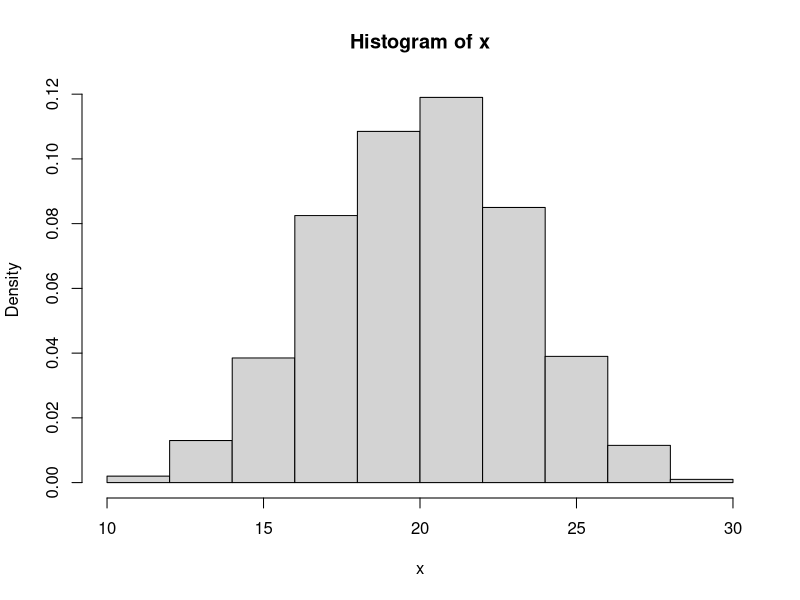

This chart was generated by the following R code:
# ************ Intervalos de confianza en R ************

# Define una variable n para poder cambiar fÃ¡cilmente el tamaÃ±o de la muestra
n = 1000

# Define una variable para el alfa
alpha=0.05

# Genera dos conjuntos de n muestras aleatorias 
# Ambas siguen una distribuciÃ³n normal de parÃ¡metros mu=20 y sigma=3
x=rnorm(n,20,3)
x2=rnorm(n,20,3)

# Genera dos conjuntos de n muestras aleatorias para los intervalos de proporciones
# Ambas siguen una distribuciÃ³n bernouilli con probabilidad 0.3
xb=rbinom(n,1,0.3)
xb2=rbinom(n,1,0.3)

# Muestra el histograma de la primera muestra
hist(x,probability=TRUE)

## Media de una poblaciÃ³n normal con varianza conocida

sigma=3
media = mean(x)
margenError = qnorm(alpha/2, mean=0, sd=1, lower.tail=FALSE)*sigma/sqrt(length(x))
extrIzq= media - margenError
extrDer= media + margenError
print(c(extrIzq,extrDer))

#install.packages("TeachingDemos")
library(TeachingDemos)

z.test(x, mu=media, stdev=3, conf.level=1-alpha, alternative="two.sided")

## Media de una poblaciÃ³n normal con varianza desconocida

desviacion = sd(x)
media = mean(x)
n=length(x)
gl=n-1
margenError = qt(alpha/2, gl, lower.tail=FALSE)*desviacion/sqrt(length(x))
extrIzq= media - margenError
extrDer= media + margenError
print(c(extrIzq,extrDer))

t.test(x, conf.level = 0.95)
t.test(x, conf.level = 0.99)

## Varianza de una poblaciÃ³n normal

n=length(x)
desviacion=sd(x)
gl=n-1
chi_iz=qchisq(alpha/2, gl, lower.tail=FALSE)
chi_der=qchisq(1-(alpha/2), gl, lower.tail=FALSE)
extrIzq=((n-1)*desviacion^2)/chi_iz
extrDer=((n-1)*desviacion^2)/chi_der
print(c(extrIzq,extrDer))
izDtipica=sqrt(extrIzq)
derDtipica=sqrt(extrDer)
print(c(izDtipica,derDtipica))

sigma.test(x, conf.level=1-alpha, alternative="two.sided")

## Diferencia de medias en poblaciones normales - varianzas desconocidas pero iguales

desviacion1=sd(x)
desviacion2=sd(x2)
n1=length(x)
n2=length(x2)
varianzaComun=((n1-1)*desviacion1^2+(n2-1)*desviacion2^2)/(n1+n2-2)
desviacionComun=sqrt(varianzaComun)
gl=n1+n2-2
media1 = mean(x)
media2 = mean(x2)
margenError = qt(alpha/2, gl, lower.tail=FALSE)*desviacionComun*sqrt((1/n1)+(1/n2))
extrIzq= (media1-media2) - margenError
extrDer= (media1-media2) + margenError
print(c(extrIzq,extrDer))

t.test(x, x2, alternative='two.sided', conf.level=1-alpha, var.equal=TRUE)

## Diferencia de medias en poblaciones normales - varianzas desconocidas

desviacion1=sd(x)
desviacion2=sd(x2)
n1=length(x)
n2=length(x2)
A=desviacion1^2/n1
B=desviacion2^2/n2
delta=round(((n2-1)*A-(n1-1)*B)^2/((n2-1)*A^2+(n1-1)*B^2))
gl=n1+n2-2-delta
media1 = mean(x)
media2 = mean(x2)
margenError = qt(alpha/2, gl, lower.tail=FALSE)*sqrt((desviacion1^2/n1)+(desviacion2^2/n2))
extrIzq= (media1-media2) - margenError
extrDer= (media1-media2) + margenError
print(c(extrIzq,extrDer))

t.test(x, x2, alternative='two.sided', conf.level=1-alpha, var.equal=FALSE)

# Nota: la funciÃ³n t.test para varianzas desconocidas aproxima los grados de libertad utilizando la ecuaciÃ³n Welchâ€“Satterthwaite
# gl=(A+B)^2/((desviacion1^4/(n1^2*(n1-1)))+(desviacion2^4/(n2^2*(n2-1))))

## RazÃ³n de varianzas en poblaciones normales

desviacion1=sd(x)
desviacion2=sd(x2)
teta=desviacion1^2/desviacion2^2
n1=length(x)
n2=length(x2)
gl1=n2-1
gl2=n1-1
Fder=qf(alpha/2, gl1, gl2, lower.tail=FALSE)
Fiz=qf(1-(alpha/2), gl1, gl2, lower.tail=FALSE)
extrIzq=teta*Fiz
extrDer=teta*Fder
print(c(extrIzq,extrDer))

var.test(x, x2, alternative='two.sided', conf.level=1-alpha)

## Media en poblaciones no normales 

n=length(x)
desviacion=sd(x)
media=mean(x)
margenError = qnorm(alpha/2, mean=0, sd=1, lower.tail=FALSE)*desviacion/sqrt(n)
extrIzq= media1 - margenError
extrDer= media1 + margenError
print(c(extrIzq,extrDer))

z.test(x, mu=media, stdev=desviacion, conf.level=1-alpha, alternative="two.sided")

## ProporciÃ³n

n=length(xb)
p=sum(xb)/n
q=1-p
margenError = qnorm(alpha/2, mean=0, sd=1, lower.tail=FALSE)*sqrt((p*q)/n)
extrIzq= p - margenError
extrDer= p + margenError
print(c(extrIzq,extrDer))

prop.test(sum(xb), n, alternative='two.sided', conf.level=1-alpha, correct=FALSE)
# Nota: El intervalo proporcionado por prop.test es distinto al anterior 
# porque la funciÃ³n usa una aproximaciÃ³n que es mÃ¡s complicada de calcular pero mÃ¡s precisa

## Diferencia de medias en poblaciones no normales 

n1=length(x)
n2=length(x2)
desviacion1=sd(x)
desviacion2=sd(x2)
media1=mean(x)
media2=mean(x2)
margenError = qnorm(alpha/2, mean=0, sd=1, lower.tail=FALSE)*sqrt((desviacion1^2/n1)+(desviacion2^2/n2))
extrIzq= (media1-media2) - margenError
extrDer= (media1-media2) + margenError
print(c(extrIzq,extrDer))

#install.packages("BSDA")
#library(BSDA)

#z.test(x, x2, sigma.x=desviacion1, sigma.y=desviacion2, conf.level=1-alpha, alternative="two.sided")

## Diferencia de proporciones

n1=length(xb)
n2=length(xb2)
p1=sum(xb)/n1
p2=sum(xb2)/n2
q1=1-p1
q2=1-p2
margenError = qnorm(alpha/2, mean=0, sd=1, lower.tail=FALSE)*sqrt((p1*q1/n1)+(p2*q2/n2))
extrIzq= (p1-p2) - margenError
extrDer= (p1-p2) + margenError
print(c(extrIzq,extrDer))

prop.test(c(sum(xb),sum(xb2)), c(n1,n2), alternative='two.sided', conf.level=1-alpha, correct=FALSE)
